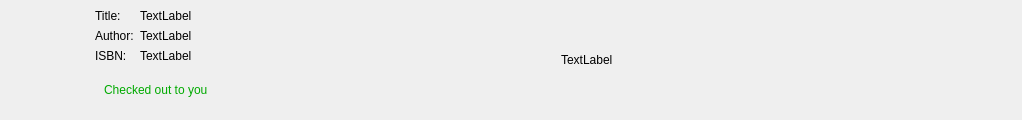
<?xml version="1.0" encoding="UTF-8"?>
<ui version="4.0">
 <class>ViewBookItem</class>
 <widget class="QWidget" name="ViewBookItem">
  <property name="geometry">
   <rect>
    <x>0</x>
    <y>0</y>
    <width>1022</width>
    <height>120</height>
   </rect>
  </property>
  <property name="sizePolicy">
   <sizepolicy hsizetype="Preferred" vsizetype="Fixed">
    <horstretch>0</horstretch>
    <verstretch>0</verstretch>
   </sizepolicy>
  </property>
  <property name="minimumSize">
   <size>
    <width>0</width>
    <height>120</height>
   </size>
  </property>
  <property name="maximumSize">
   <size>
    <width>16777215</width>
    <height>120</height>
   </size>
  </property>
  <property name="windowTitle">
   <string>Form</string>
  </property>
  <layout class="QHBoxLayout" name="horizontalLayout" stretch="2,0,0">
   <property name="leftMargin">
    <number>10</number>
   </property>
   <property name="topMargin">
    <number>0</number>
   </property>
   <property name="rightMargin">
    <number>10</number>
   </property>
   <property name="bottomMargin">
    <number>0</number>
   </property>
   <item>
    <widget class="QWidget" name="coverLayout" native="true">
     <property name="minimumSize">
      <size>
       <width>70</width>
       <height>100</height>
      </size>
     </property>
     <property name="maximumSize">
      <size>
       <width>70</width>
       <height>100</height>
      </size>
     </property>
     <layout class="QVBoxLayout" name="verticalLayout">
      <property name="spacing">
       <number>0</number>
      </property>
      <property name="leftMargin">
       <number>0</number>
      </property>
      <property name="topMargin">
       <number>0</number>
      </property>
      <property name="rightMargin">
       <number>0</number>
      </property>
      <property name="bottomMargin">
       <number>0</number>
      </property>
      <item>
       <widget class="QLabel" name="coverLabel">
        <property name="sizePolicy">
         <sizepolicy hsizetype="Fixed" vsizetype="Fixed">
          <horstretch>0</horstretch>
          <verstretch>0</verstretch>
         </sizepolicy>
        </property>
        <property name="minimumSize">
         <size>
          <width>70</width>
          <height>100</height>
         </size>
        </property>
        <property name="maximumSize">
         <size>
          <width>70</width>
          <height>100</height>
         </size>
        </property>
        <property name="text">
         <string/>
        </property>
        <property name="scaledContents">
         <bool>false</bool>
        </property>
        <property name="alignment">
         <set>Qt::AlignmentFlag::AlignHCenter|Qt::AlignmentFlag::AlignTop</set>
        </property>
       </widget>
      </item>
     </layout>
    </widget>
   </item>
   <item>
    <widget class="QWidget" name="infoLayout" native="true">
     <layout class="QVBoxLayout" name="verticalLayout_2">
      <item>
       <layout class="QGridLayout" name="infoGridLayout" columnstretch="0,1" columnminimumwidth="0,0">
        <item row="1" column="0">
         <widget class="QLabel" name="authorLabel">
          <property name="styleSheet">
           <string notr="true">#authorLabel {
    font: 700 9pt &quot;Segoe UI&quot;;
    color: rgb(0, 0, 0);
}</string>
          </property>
          <property name="text">
           <string>Author:</string>
          </property>
         </widget>
        </item>
        <item row="1" column="1">
         <widget class="QLabel" name="authorOutputLabel">
          <property name="styleSheet">
           <string notr="true">#authorOutputLabel{
	color: rgb(0, 0, 0);
	font: 9pt &quot;Segoe UI&quot;;
}</string>
          </property>
          <property name="text">
           <string>TextLabel</string>
          </property>
         </widget>
        </item>
        <item row="0" column="0">
         <widget class="QLabel" name="titleLabel">
          <property name="styleSheet">
           <string notr="true">#titleLabel {
    font: 700 9pt &quot;Segoe UI&quot;;
    color: rgb(0, 0, 0);
}</string>
          </property>
          <property name="text">
           <string>Title:</string>
          </property>
         </widget>
        </item>
        <item row="0" column="1">
         <widget class="QLabel" name="titleOutputLabel">
          <property name="styleSheet">
           <string notr="true">#titleOutputLabel{
	color: rgb(0, 0, 0);
	font: 9pt &quot;Segoe UI&quot;;
}</string>
          </property>
          <property name="text">
           <string>TextLabel</string>
          </property>
         </widget>
        </item>
        <item row="2" column="1">
         <widget class="QLabel" name="isbnOutputLabel">
          <property name="styleSheet">
           <string notr="true">#isbnOutputLabel{
	color: rgb(0, 0, 0);
	font: 9pt &quot;Segoe UI&quot;;
}</string>
          </property>
          <property name="text">
           <string>TextLabel</string>
          </property>
         </widget>
        </item>
        <item row="2" column="0">
         <widget class="QLabel" name="isbnLabel">
          <property name="styleSheet">
           <string notr="true">#isbnLabel {
    font: 700 9pt &quot;Segoe UI&quot;;
    color: rgb(0, 0, 0);
}</string>
          </property>
          <property name="text">
           <string>ISBN:</string>
          </property>
         </widget>
        </item>
       </layout>
      </item>
      <item>
       <widget class="QStackedWidget" name="availabilityWidget">
        <property name="currentIndex">
         <number>1</number>
        </property>
        <widget class="QWidget" name="availablePage">
         <layout class="QVBoxLayout" name="verticalLayout_9">
          <item>
           <widget class="QLabel" name="availableLabel">
            <property name="styleSheet">
             <string notr="true">#availableLabel{
	font: 700 12pt &quot;Segoe UI&quot;;
	color: rgb(0, 170, 0);
}</string>
            </property>
            <property name="text">
             <string>Available</string>
            </property>
           </widget>
          </item>
         </layout>
        </widget>
        <widget class="QWidget" name="checkedoutPage">
         <layout class="QVBoxLayout" name="verticalLayout_11">
          <item>
           <widget class="QLabel" name="checkedOutLabel">
            <property name="styleSheet">
             <string notr="true">#checkedOutLabel{
	font: 700 12pt &quot;Segoe UI&quot;;
	color: rgb(0, 170, 0);
}</string>
            </property>
            <property name="text">
             <string>Checked out to you</string>
            </property>
           </widget>
          </item>
         </layout>
        </widget>
        <widget class="QWidget" name="notAvailablePage">
         <layout class="QVBoxLayout" name="verticalLayout_10">
          <item>
           <widget class="QLabel" name="notAvailableLabel">
            <property name="styleSheet">
             <string notr="true">#notAvailableLabel{
	font: 700 12pt &quot;Segoe UI&quot;;
	color: rgb(255, 0, 0);
}</string>
            </property>
            <property name="text">
             <string>Not Available</string>
            </property>
           </widget>
          </item>
         </layout>
        </widget>
       </widget>
      </item>
     </layout>
    </widget>
   </item>
   <item>
    <widget class="QStackedWidget" name="optionsStackedWidget">
     <property name="currentIndex">
      <number>2</number>
     </property>
     <widget class="QWidget" name="userNotAvailablePage">
      <layout class="QVBoxLayout" name="verticalLayout_4">
       <item>
        <layout class="QHBoxLayout" name="holdDisplayLayout">
         <item>
          <widget class="QLabel" name="holdNumberLabel">
           <property name="text">
            <string>TextLabel</string>
           </property>
          </widget>
         </item>
         <item>
          <widget class="QLabel" name="holdTextLabel">
           <property name="text">
            <string>in Queue</string>
           </property>
          </widget>
         </item>
        </layout>
       </item>
       <item>
        <widget class="QPushButton" name="holdButton">
         <property name="minimumSize">
          <size>
           <width>0</width>
           <height>25</height>
          </size>
         </property>
         <property name="styleSheet">
          <string notr="true">#holdButton{
	border: 1px solid;
	color: rgb(0, 0, 0);
	font: 700 9pt &quot;Segoe UI&quot;;
	background-color: rgb(192, 220, 161);
}</string>
         </property>
         <property name="text">
          <string>Place Hold</string>
         </property>
        </widget>
       </item>
      </layout>
     </widget>
     <widget class="QWidget" name="adminPage">
      <layout class="QGridLayout" name="gridLayout">
       <item row="1" column="1">
        <widget class="QLabel" name="QueueOutputLabel">
         <property name="text">
          <string>TextLabel</string>
         </property>
        </widget>
       </item>
       <item row="1" column="0">
        <widget class="QLabel" name="QueueLabel">
         <property name="text">
          <string>Waiting in Queue</string>
         </property>
        </widget>
       </item>
       <item row="0" column="0">
        <widget class="QLabel" name="CheckedOutToLabel">
         <property name="text">
          <string>Checked Out To :</string>
         </property>
        </widget>
       </item>
       <item row="0" column="1">
        <widget class="QLabel" name="checkedOutputLabel">
         <property name="text">
          <string>TextLabel</string>
         </property>
        </widget>
       </item>
       <item row="2" column="1">
        <widget class="QPushButton" name="editButton">
         <property name="minimumSize">
          <size>
           <width>0</width>
           <height>25</height>
          </size>
         </property>
         <property name="styleSheet">
          <string notr="true">#editButton{
	border: 1px solid;
	color: rgb(0, 0, 0);
	font: 700 9pt &quot;Segoe UI&quot;;
	background-color: rgb(192, 220, 161);
}</string>
         </property>
         <property name="text">
          <string>Edit Book</string>
         </property>
        </widget>
       </item>
       <item row="2" column="0">
        <widget class="QPushButton" name="returnButton">
         <property name="minimumSize">
          <size>
           <width>0</width>
           <height>25</height>
          </size>
         </property>
         <property name="styleSheet">
          <string notr="true">#returnButton{
	border: 1px solid;
	color: rgb(0, 0, 0);
	font: 700 9pt &quot;Segoe UI&quot;;
	background-color: rgb(192, 220, 161);
}</string>
         </property>
         <property name="text">
          <string>Return</string>
         </property>
        </widget>
       </item>
      </layout>
     </widget>
     <widget class="QWidget" name="userDataPage">
      <layout class="QVBoxLayout" name="verticalLayout_12">
       <item>
        <widget class="QLabel" name="usernameStoredLabel">
         <property name="text">
          <string>TextLabel</string>
         </property>
        </widget>
       </item>
      </layout>
     </widget>
     <widget class="QWidget" name="userAvailablePage">
      <layout class="QVBoxLayout" name="verticalLayout_3">
       <item>
        <widget class="QPushButton" name="checkoutButton">
         <property name="minimumSize">
          <size>
           <width>0</width>
           <height>25</height>
          </size>
         </property>
         <property name="styleSheet">
          <string notr="true">#checkoutButton{
	border: 1px solid;
	color: rgb(0, 0, 0);
	font: 700 9pt &quot;Segoe UI&quot;;
	background-color: rgb(192, 220, 161);
}</string>
         </property>
         <property name="text">
          <string>Checkout</string>
         </property>
        </widget>
       </item>
      </layout>
     </widget>
     <widget class="QWidget" name="userCheckedoutPage">
      <layout class="QVBoxLayout" name="verticalLayout_5">
       <item>
        <layout class="QHBoxLayout" name="horizontalLayout_3">
         <item>
          <widget class="QLabel" name="dueLabel">
           <property name="text">
            <string>Due Back:</string>
           </property>
          </widget>
         </item>
         <item>
          <widget class="QLabel" name="dueOutputLabel">
           <property name="text">
            <string>TextLabel</string>
           </property>
          </widget>
         </item>
        </layout>
       </item>
      </layout>
     </widget>
     <widget class="QWidget" name="userReadyPage">
      <layout class="QVBoxLayout" name="verticalLayout_6">
       <item>
        <widget class="QPushButton" name="confirmButton">
         <property name="minimumSize">
          <size>
           <width>0</width>
           <height>25</height>
          </size>
         </property>
         <property name="styleSheet">
          <string notr="true">#confirmButton{
	border: 1px solid;
	color: rgb(0, 0, 0);
	font: 700 9pt &quot;Segoe UI&quot;;
	background-color: rgb(192, 220, 161);
}</string>
         </property>
         <property name="text">
          <string>Confirm Pickup</string>
         </property>
        </widget>
       </item>
       <item>
        <widget class="QPushButton" name="removeHold02Button">
         <property name="minimumSize">
          <size>
           <width>0</width>
           <height>25</height>
          </size>
         </property>
         <property name="styleSheet">
          <string notr="true">#removeHold02Button{
	border: 1px solid;
	color: rgb(0, 0, 0);
	font: 700 9pt &quot;Segoe UI&quot;;
	background-color: rgb(192, 220, 161);
}</string>
         </property>
         <property name="text">
          <string>Remove Hold</string>
         </property>
        </widget>
       </item>
      </layout>
     </widget>
     <widget class="QWidget" name="holdActivePage">
      <layout class="QVBoxLayout" name="verticalLayout_7">
       <item>
        <layout class="QHBoxLayout" name="holdActiveLabelLayout">
         <item>
          <widget class="QLabel" name="queuePlaceLabel">
           <property name="text">
            <string>Place in Queue:</string>
           </property>
          </widget>
         </item>
         <item>
          <widget class="QLabel" name="queuePlaceOutPutLabel">
           <property name="text">
            <string>TextLabel</string>
           </property>
          </widget>
         </item>
        </layout>
       </item>
       <item>
        <widget class="QPushButton" name="removeHoldButton">
         <property name="minimumSize">
          <size>
           <width>0</width>
           <height>25</height>
          </size>
         </property>
         <property name="styleSheet">
          <string notr="true">#removeHoldButton{
	border: 1px solid;
	color: rgb(0, 0, 0);
	font: 700 9pt &quot;Segoe UI&quot;;
	background-color: rgb(192, 220, 161);
}</string>
         </property>
         <property name="text">
          <string>Remove Hold</string>
         </property>
        </widget>
       </item>
      </layout>
     </widget>
     <widget class="QWidget" name="detailsPage">
      <layout class="QVBoxLayout" name="verticalLayout_8">
       <item>
        <widget class="QLabel" name="holdIdOutputLabel">
         <property name="text">
          <string>TextLabel</string>
         </property>
        </widget>
       </item>
      </layout>
     </widget>
    </widget>
   </item>
  </layout>
 </widget>
 <resources/>
 <connections/>
</ui>
